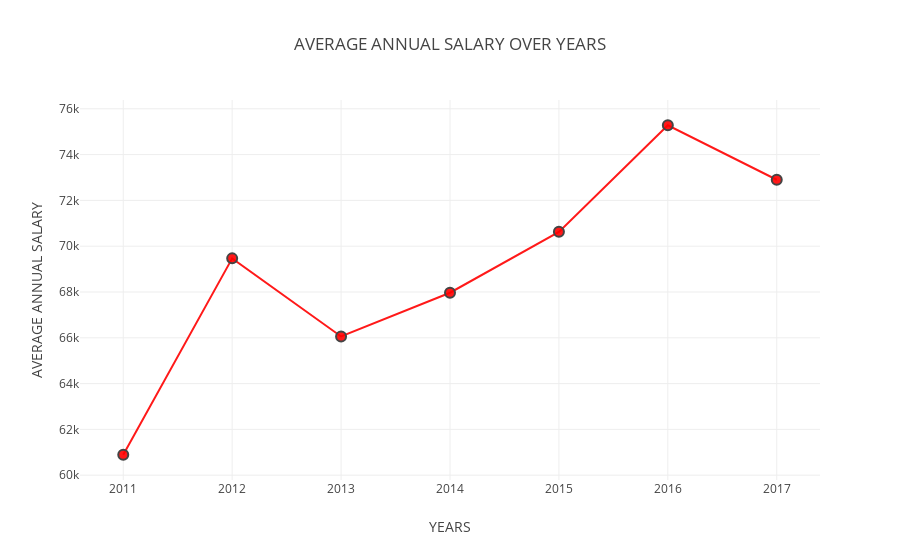

Notebook code for this chart:
### Code cell
tab1 = go.Scatter(
    x=h1b_df.groupby('YEAR').mean().index,y=h1b_df.groupby('YEAR').mean().PREVAILING_WAGE,marker = dict(size = 10, color = 'rgba(255, 0, 0, .9)',
    line = dict(width = 2,)))

layout = go.Layout(dict(title= "AVERAGE ANNUAL SALARY OVER YEARS",xaxis=dict(title="YEARS"),yaxis=dict(title="AVERAGE ANNUAL SALARY")))
fig = go.Figure(data=[tab1],layout=layout)
iplot(fig)

### Figure 1 — Plotly figure (JSON) as saved in the notebook; plotly's stock layout.template omitted (floating-point values rounded to 4 significant figures)
{"data": [{"marker": {"color": "rgba(255, 0, 0, .9)", "line": {"width": 2}, "size": 10}, "type": "scatter", "uid": "6b7a2a6a-cebf-4fa6-89d4-e7e209a7f6d9", "x": [2011, 2012, 2013, 2014, 2015, 2016, 2017], "y": [60892, 69470.0, 66060.0, 67970.0, 70630.0, 75280.0, 72900.0]}], "layout": {"title": {"text": "AVERAGE ANNUAL SALARY OVER YEARS"}, "xaxis": {"title": {"text": "YEARS"}}, "yaxis": {"title": {"text": "AVERAGE ANNUAL SALARY"}}}}
